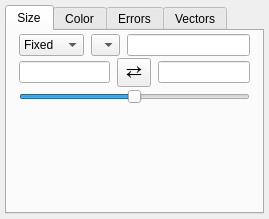
<?xml version="1.0" encoding="UTF-8"?>
<ui version="4.0">
 <class>Form</class>
 <widget class="QWidget" name="Form">
  <property name="geometry">
   <rect>
    <x>0</x>
    <y>0</y>
    <width>269</width>
    <height>219</height>
   </rect>
  </property>
  <property name="windowTitle">
   <string>Form</string>
  </property>
  <layout class="QGridLayout" name="gridLayout">
   <property name="leftMargin">
    <number>5</number>
   </property>
   <property name="topMargin">
    <number>5</number>
   </property>
   <property name="rightMargin">
    <number>5</number>
   </property>
   <property name="bottomMargin">
    <number>5</number>
   </property>
   <item row="0" column="0">
    <widget class="QTabWidget" name="tab_widget">
     <property name="currentIndex">
      <number>0</number>
     </property>
     <widget class="QWidget" name="tab_2">
      <attribute name="title">
       <string>Size</string>
      </attribute>
      <layout class="QVBoxLayout" name="verticalLayout">
       <property name="spacing">
        <number>2</number>
       </property>
       <property name="leftMargin">
        <number>12</number>
       </property>
       <property name="topMargin">
        <number>3</number>
       </property>
       <property name="rightMargin">
        <number>12</number>
       </property>
       <property name="bottomMargin">
        <number>3</number>
       </property>
       <item>
        <widget class="QWidget" name="size_row_1" native="true">
         <layout class="QHBoxLayout" name="horizontalLayout">
          <property name="spacing">
           <number>7</number>
          </property>
          <property name="leftMargin">
           <number>0</number>
          </property>
          <property name="topMargin">
           <number>0</number>
          </property>
          <property name="rightMargin">
           <number>0</number>
          </property>
          <property name="bottomMargin">
           <number>0</number>
          </property>
          <item>
           <widget class="QComboBox" name="combotext_size_mode">
            <property name="sizePolicy">
             <sizepolicy hsizetype="Minimum" vsizetype="Fixed">
              <horstretch>0</horstretch>
              <verstretch>0</verstretch>
             </sizepolicy>
            </property>
            <property name="maximumSize">
             <size>
              <width>80</width>
              <height>16777215</height>
             </size>
            </property>
            <item>
             <property name="text">
              <string>Fixed</string>
             </property>
            </item>
            <item>
             <property name="text">
              <string>Linear</string>
             </property>
            </item>
           </widget>
          </item>
          <item>
           <widget class="QComboBox" name="combosel_size_attribute">
            <property name="sizeAdjustPolicy">
             <enum>QComboBox::AdjustToMinimumContentsLength</enum>
            </property>
           </widget>
          </item>
          <item>
           <widget class="QLineEdit" name="valuetext_size"/>
          </item>
         </layout>
        </widget>
       </item>
       <item>
        <widget class="QWidget" name="size_row_2" native="true">
         <layout class="QHBoxLayout" name="horizontalLayout_2">
          <property name="spacing">
           <number>7</number>
          </property>
          <property name="leftMargin">
           <number>0</number>
          </property>
          <property name="topMargin">
           <number>0</number>
          </property>
          <property name="rightMargin">
           <number>0</number>
          </property>
          <property name="bottomMargin">
           <number>0</number>
          </property>
          <item>
           <widget class="QLineEdit" name="valuetext_size_vmin"/>
          </item>
          <item>
           <widget class="QToolButton" name="button_flip_size">
            <property name="font">
             <font>
              <pointsize>14</pointsize>
             </font>
            </property>
            <property name="styleSheet">
             <string notr="true">padding: 0px</string>
            </property>
            <property name="text">
             <string>⇄</string>
            </property>
           </widget>
          </item>
          <item>
           <widget class="QLineEdit" name="valuetext_size_vmax"/>
          </item>
         </layout>
        </widget>
       </item>
       <item>
        <widget class="QWidget" name="size_row_3" native="true">
         <layout class="QHBoxLayout" name="horizontalLayout_3">
          <property name="spacing">
           <number>7</number>
          </property>
          <property name="leftMargin">
           <number>0</number>
          </property>
          <property name="topMargin">
           <number>0</number>
          </property>
          <property name="rightMargin">
           <number>0</number>
          </property>
          <property name="bottomMargin">
           <number>0</number>
          </property>
          <item>
           <widget class="QSlider" name="value_size_scaling">
            <property name="maximum">
             <number>100</number>
            </property>
            <property name="value">
             <number>50</number>
            </property>
            <property name="orientation">
             <enum>Qt::Horizontal</enum>
            </property>
           </widget>
          </item>
         </layout>
        </widget>
       </item>
       <item>
        <spacer name="verticalSpacer">
         <property name="orientation">
          <enum>Qt::Vertical</enum>
         </property>
         <property name="sizeHint" stdset="0">
          <size>
           <width>20</width>
           <height>40</height>
          </size>
         </property>
        </spacer>
       </item>
      </layout>
     </widget>
     <widget class="QWidget" name="tab_4">
      <attribute name="title">
       <string>Color</string>
      </attribute>
      <layout class="QVBoxLayout" name="verticalLayout_2">
       <property name="spacing">
        <number>2</number>
       </property>
       <property name="leftMargin">
        <number>12</number>
       </property>
       <property name="topMargin">
        <number>3</number>
       </property>
       <property name="rightMargin">
        <number>12</number>
       </property>
       <property name="bottomMargin">
        <number>3</number>
       </property>
       <item>
        <widget class="QWidget" name="color_row_1" native="true">
         <layout class="QHBoxLayout" name="horizontalLayout_6">
          <property name="spacing">
           <number>7</number>
          </property>
          <property name="leftMargin">
           <number>0</number>
          </property>
          <property name="topMargin">
           <number>0</number>
          </property>
          <property name="rightMargin">
           <number>0</number>
          </property>
          <property name="bottomMargin">
           <number>0</number>
          </property>
          <item>
           <widget class="QComboBox" name="combotext_color_mode">
            <property name="maximumSize">
             <size>
              <width>80</width>
              <height>16777215</height>
             </size>
            </property>
            <item>
             <property name="text">
              <string>Fixed</string>
             </property>
            </item>
            <item>
             <property name="text">
              <string>Linear</string>
             </property>
            </item>
           </widget>
          </item>
          <item>
           <widget class="QComboBox" name="combosel_cmap_attribute">
            <property name="sizeAdjustPolicy">
             <enum>QComboBox::AdjustToMinimumContentsLength</enum>
            </property>
           </widget>
          </item>
          <item>
           <widget class="QColorBox" name="color_color">
            <property name="sizePolicy">
             <sizepolicy hsizetype="Preferred" vsizetype="Minimum">
              <horstretch>0</horstretch>
              <verstretch>0</verstretch>
             </sizepolicy>
            </property>
            <property name="text">
             <string/>
            </property>
           </widget>
          </item>
          <item>
           <widget class="QWidget" name="spacer_color_label" native="true"/>
          </item>
         </layout>
        </widget>
       </item>
       <item>
        <widget class="QWidget" name="color_row_2" native="true">
         <layout class="QHBoxLayout" name="horizontalLayout_8">
          <property name="spacing">
           <number>7</number>
          </property>
          <property name="leftMargin">
           <number>0</number>
          </property>
          <property name="topMargin">
           <number>0</number>
          </property>
          <property name="rightMargin">
           <number>0</number>
          </property>
          <property name="bottomMargin">
           <number>0</number>
          </property>
          <item>
           <widget class="QLineEdit" name="valuetext_cmap_vmin"/>
          </item>
          <item>
           <widget class="QToolButton" name="button_flip_cmap">
            <property name="font">
             <font>
              <pointsize>14</pointsize>
             </font>
            </property>
            <property name="styleSheet">
             <string notr="true">padding: 0px</string>
            </property>
            <property name="text">
             <string>⇄</string>
            </property>
           </widget>
          </item>
          <item>
           <widget class="QLineEdit" name="valuetext_cmap_vmax"/>
          </item>
         </layout>
        </widget>
       </item>
       <item>
        <widget class="QWidget" name="color_row_3" native="true">
         <layout class="QHBoxLayout" name="horizontalLayout_9">
          <property name="spacing">
           <number>7</number>
          </property>
          <property name="leftMargin">
           <number>0</number>
          </property>
          <property name="topMargin">
           <number>0</number>
          </property>
          <property name="rightMargin">
           <number>0</number>
          </property>
          <property name="bottomMargin">
           <number>0</number>
          </property>
          <item>
           <widget class="QColormapCombo" name="combodata_cmap">
            <property name="sizeAdjustPolicy">
             <enum>QComboBox::AdjustToMinimumContentsLength</enum>
            </property>
           </widget>
          </item>
         </layout>
        </widget>
       </item>
       <item>
        <widget class="QSlider" name="value_alpha">
         <property name="maximum">
          <number>100</number>
         </property>
         <property name="orientation">
          <enum>Qt::Horizontal</enum>
         </property>
        </widget>
       </item>
       <item>
        <spacer name="verticalSpacer_2">
         <property name="orientation">
          <enum>Qt::Vertical</enum>
         </property>
         <property name="sizeHint" stdset="0">
          <size>
           <width>20</width>
           <height>40</height>
          </size>
         </property>
        </spacer>
       </item>
      </layout>
     </widget>
     <widget class="QWidget" name="tab">
      <attribute name="title">
       <string>Errors</string>
      </attribute>
      <widget class="QLabel" name="label_5">
       <property name="geometry">
        <rect>
         <x>1</x>
         <y>25</y>
         <width>39</width>
         <height>20</height>
        </rect>
       </property>
       <property name="font">
        <font>
         <weight>75</weight>
         <bold>true</bold>
        </font>
       </property>
       <property name="text">
        <string>show x</string>
       </property>
      </widget>
      <widget class="QCheckBox" name="bool_yerr_visible">
       <property name="geometry">
        <rect>
         <x>50</x>
         <y>53</y>
         <width>13</width>
         <height>13</height>
        </rect>
       </property>
       <property name="text">
        <string/>
       </property>
      </widget>
      <widget class="QLabel" name="label_warning_errorbar">
       <property name="geometry">
        <rect>
         <x>-15</x>
         <y>2</y>
         <width>294</width>
         <height>13</height>
        </rect>
       </property>
       <property name="styleSheet">
        <string notr="true">color: #BB2200</string>
       </property>
       <property name="text">
        <string>Warning: adding errorbars may be slow</string>
       </property>
       <property name="alignment">
        <set>Qt::AlignCenter</set>
       </property>
      </widget>
      <widget class="QCheckBox" name="bool_xerr_visible">
       <property name="geometry">
        <rect>
         <x>50</x>
         <y>28</y>
         <width>13</width>
         <height>13</height>
        </rect>
       </property>
       <property name="text">
        <string/>
       </property>
      </widget>
      <widget class="QComboBox" name="combosel_xerr_attribute">
       <property name="geometry">
        <rect>
         <x>85</x>
         <y>25</y>
         <width>160</width>
         <height>20</height>
        </rect>
       </property>
       <property name="sizeAdjustPolicy">
        <enum>QComboBox::AdjustToMinimumContentsLength</enum>
       </property>
      </widget>
      <widget class="QLabel" name="label_6">
       <property name="geometry">
        <rect>
         <x>1</x>
         <y>50</y>
         <width>39</width>
         <height>20</height>
        </rect>
       </property>
       <property name="font">
        <font>
         <weight>75</weight>
         <bold>true</bold>
        </font>
       </property>
       <property name="text">
        <string>show y</string>
       </property>
      </widget>
      <widget class="QComboBox" name="combosel_yerr_attribute">
       <property name="geometry">
        <rect>
         <x>85</x>
         <y>50</y>
         <width>160</width>
         <height>20</height>
        </rect>
       </property>
       <property name="sizeAdjustPolicy">
        <enum>QComboBox::AdjustToMinimumContentsLength</enum>
       </property>
      </widget>
      <widget class="QLabel" name="label_7">
       <property name="geometry">
        <rect>
         <x>1</x>
         <y>75</y>
         <width>39</width>
         <height>20</height>
        </rect>
       </property>
       <property name="font">
        <font>
         <weight>75</weight>
         <bold>true</bold>
        </font>
       </property>
       <property name="text">
        <string>show z</string>
       </property>
      </widget>
      <widget class="QComboBox" name="combosel_zerr_attribute">
       <property name="geometry">
        <rect>
         <x>85</x>
         <y>75</y>
         <width>160</width>
         <height>20</height>
        </rect>
       </property>
       <property name="sizeAdjustPolicy">
        <enum>QComboBox::AdjustToMinimumContentsLength</enum>
       </property>
      </widget>
      <widget class="QCheckBox" name="bool_zerr_visible">
       <property name="geometry">
        <rect>
         <x>50</x>
         <y>78</y>
         <width>13</width>
         <height>13</height>
        </rect>
       </property>
       <property name="text">
        <string/>
       </property>
      </widget>
     </widget>
     <widget class="QWidget" name="tab_3">
      <attribute name="title">
       <string>Vectors</string>
      </attribute>
      <widget class="QComboBox" name="combosel_vx_attribute">
       <property name="geometry">
        <rect>
         <x>45</x>
         <y>40</y>
         <width>205</width>
         <height>20</height>
        </rect>
       </property>
       <property name="sizeAdjustPolicy">
        <enum>QComboBox::AdjustToMinimumContentsLength</enum>
       </property>
      </widget>
      <widget class="QLabel" name="label_vector_y">
       <property name="geometry">
        <rect>
         <x>2</x>
         <y>65</y>
         <width>39</width>
         <height>20</height>
        </rect>
       </property>
       <property name="font">
        <font>
         <weight>75</weight>
         <bold>true</bold>
        </font>
       </property>
       <property name="text">
        <string>vy</string>
       </property>
       <property name="alignment">
        <set>Qt::AlignRight|Qt::AlignTrailing|Qt::AlignVCenter</set>
       </property>
      </widget>
      <widget class="QComboBox" name="combosel_vy_attribute">
       <property name="geometry">
        <rect>
         <x>45</x>
         <y>65</y>
         <width>205</width>
         <height>20</height>
        </rect>
       </property>
       <property name="sizeAdjustPolicy">
        <enum>QComboBox::AdjustToMinimumContentsLength</enum>
       </property>
      </widget>
      <widget class="QCheckBox" name="bool_vector_visible">
       <property name="geometry">
        <rect>
         <x>50</x>
         <y>20</y>
         <width>245</width>
         <height>13</height>
        </rect>
       </property>
       <property name="text">
        <string/>
       </property>
      </widget>
      <widget class="QLabel" name="label_warning_vector">
       <property name="geometry">
        <rect>
         <x>-15</x>
         <y>2</y>
         <width>294</width>
         <height>13</height>
        </rect>
       </property>
       <property name="styleSheet">
        <string notr="true">color: #BB2200</string>
       </property>
       <property name="text">
        <string>Warning: adding vectors may be slow</string>
       </property>
       <property name="alignment">
        <set>Qt::AlignCenter</set>
       </property>
       <property name="wordWrap">
        <bool>false</bool>
       </property>
      </widget>
      <widget class="QLabel" name="label_vector_x">
       <property name="geometry">
        <rect>
         <x>2</x>
         <y>40</y>
         <width>39</width>
         <height>20</height>
        </rect>
       </property>
       <property name="font">
        <font>
         <weight>75</weight>
         <bold>true</bold>
        </font>
       </property>
       <property name="text">
        <string>vx</string>
       </property>
       <property name="alignment">
        <set>Qt::AlignRight|Qt::AlignTrailing|Qt::AlignVCenter</set>
       </property>
      </widget>
      <widget class="QLabel" name="label_3">
       <property name="geometry">
        <rect>
         <x>2</x>
         <y>20</y>
         <width>39</width>
         <height>13</height>
        </rect>
       </property>
       <property name="font">
        <font>
         <weight>75</weight>
         <bold>true</bold>
        </font>
       </property>
       <property name="text">
        <string>show</string>
       </property>
       <property name="alignment">
        <set>Qt::AlignRight|Qt::AlignTrailing|Qt::AlignVCenter</set>
       </property>
      </widget>
      <widget class="QLabel" name="label_vector_z">
       <property name="geometry">
        <rect>
         <x>2</x>
         <y>90</y>
         <width>39</width>
         <height>20</height>
        </rect>
       </property>
       <property name="font">
        <font>
         <weight>75</weight>
         <bold>true</bold>
        </font>
       </property>
       <property name="text">
        <string>vz</string>
       </property>
       <property name="alignment">
        <set>Qt::AlignRight|Qt::AlignTrailing|Qt::AlignVCenter</set>
       </property>
      </widget>
      <widget class="QComboBox" name="combosel_vz_attribute">
       <property name="geometry">
        <rect>
         <x>45</x>
         <y>90</y>
         <width>205</width>
         <height>20</height>
        </rect>
       </property>
       <property name="sizeAdjustPolicy">
        <enum>QComboBox::AdjustToMinimumContentsLength</enum>
       </property>
      </widget>
      <widget class="QLabel" name="label_11">
       <property name="geometry">
        <rect>
         <x>2</x>
         <y>140</y>
         <width>39</width>
         <height>20</height>
        </rect>
       </property>
       <property name="font">
        <font>
         <weight>75</weight>
         <bold>true</bold>
        </font>
       </property>
       <property name="text">
        <string>origin</string>
       </property>
       <property name="alignment">
        <set>Qt::AlignRight|Qt::AlignTrailing|Qt::AlignVCenter</set>
       </property>
      </widget>
      <widget class="QCheckBox" name="bool_vector_arrowhead">
       <property name="geometry">
        <rect>
         <x>170</x>
         <y>18</y>
         <width>205</width>
         <height>17</height>
        </rect>
       </property>
       <property name="text">
        <string>Show arrow</string>
       </property>
      </widget>
      <widget class="QSlider" name="value_vector_scaling">
       <property name="geometry">
        <rect>
         <x>45</x>
         <y>115</y>
         <width>205</width>
         <height>22</height>
        </rect>
       </property>
       <property name="orientation">
        <enum>Qt::Horizontal</enum>
       </property>
      </widget>
      <widget class="QLabel" name="label_12">
       <property name="geometry">
        <rect>
         <x>120</x>
         <y>18</y>
         <width>39</width>
         <height>17</height>
        </rect>
       </property>
       <property name="font">
        <font>
         <weight>75</weight>
         <bold>true</bold>
        </font>
       </property>
       <property name="text">
        <string>arrow</string>
       </property>
       <property name="alignment">
        <set>Qt::AlignRight|Qt::AlignTrailing|Qt::AlignVCenter</set>
       </property>
      </widget>
      <widget class="QComboBox" name="combosel_vector_origin">
       <property name="geometry">
        <rect>
         <x>45</x>
         <y>140</y>
         <width>205</width>
         <height>20</height>
        </rect>
       </property>
      </widget>
      <widget class="QLabel" name="label_13">
       <property name="geometry">
        <rect>
         <x>2</x>
         <y>115</y>
         <width>39</width>
         <height>22</height>
        </rect>
       </property>
       <property name="font">
        <font>
         <weight>75</weight>
         <bold>true</bold>
        </font>
       </property>
       <property name="text">
        <string>scaling</string>
       </property>
       <property name="alignment">
        <set>Qt::AlignRight|Qt::AlignTrailing|Qt::AlignVCenter</set>
       </property>
      </widget>
     </widget>
    </widget>
   </item>
  </layout>
 </widget>
 <customwidgets>
  <customwidget>
   <class>QColorBox</class>
   <extends>QLabel</extends>
   <header>glue.utils.qt.colors</header>
  </customwidget>
  <customwidget>
   <class>QColormapCombo</class>
   <extends>QComboBox</extends>
   <header>glue.utils.qt.colors</header>
  </customwidget>
 </customwidgets>
 <resources/>
 <connections/>
</ui>
